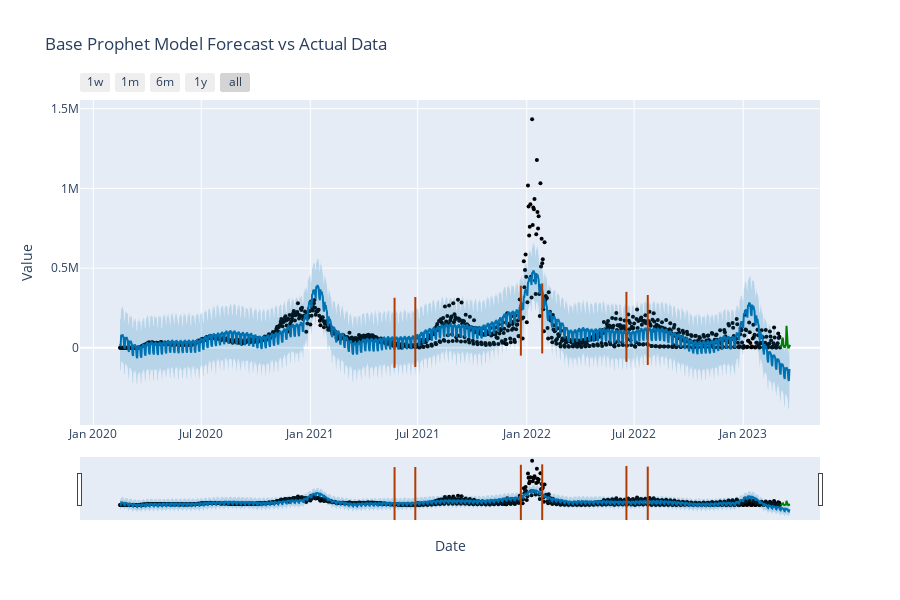

The cell this chart's notebook holds for it:
### Markdown cell above
3. Model Evaluation

3a. Plot In-Sample and Out-Of-Sample Predictions


> In the Future Models all these functions will be combined into one line of code: `prophet_model_eval_pipeline(model, forecast_df=forecast_df, title = title)`

### Code cell
# Generate the Prophet forecast plot
fig = plot_plotly(model, forecast_df, changepoints=True, xlabel='Date', ylabel='Value')

# Add the test actual data points
fig.add_trace(go.Scatter(
    x=y_test.ds, 
    y=y_test.y, 
    mode='lines', 
    name='Actual Data Points', 
    line=dict(color='green')
))

# Add titles and labels
fig.update_layout(
    title=f"{title} Model Forecast vs Actual Data",
    xaxis_title="Date",
    yaxis_title="Value",
    legend_title="Legend"
)

fig.show();

in_sample_eval_holder[f'{title} Model'] = residual_plotter(forecast_df.dropna(subset='y_train'), yhat_col='yhat', original_col='y_train', title=title)
out_of_sample_eval_holder[f'{title} Model'] = residual_plotter(forecast_df, yhat_col='yhat', original_col='y_test', title=title)
plt.legend();
plt.show()

### Figure 1 — Plotly figure (JSON) as saved in the notebook; plotly's stock layout.template omitted (floating-point values rounded to 4 significant figures; data arrays with more than 128 entries replaced by an {"elided": "..."} marker saying what was removed)
{"data": [{"marker": {"color": "black", "size": 4}, "mode": "markers", "name": "Actual", "type": "scatter", "x": {"elided": "1114 str values"}, "y": {"elided": "1114 int values"}}, {"hoverinfo": "skip", "line": {"width": 0}, "mode": "lines", "type": "scatter", "x": {"elided": "1130 str values"}, "y": {"elided": "1130 float values"}}, {"fill": "tonexty", "fillcolor": "rgba(0, 114, 178, 0.2)", "line": {"color": "#0072B2", "width": 2}, "mode": "lines", "name": "Predicted", "type": "scatter", "x": {"elided": "1130 str values"}, "y": {"elided": "1130 float values"}}, {"fill": "tonexty", "fillcolor": "rgba(0, 114, 178, 0.2)", "hoverinfo": "skip", "line": {"width": 0}, "mode": "lines", "type": "scatter", "x": {"elided": "1130 str values"}, "y": {"elided": "1130 float values"}}, {"hoverinfo": "skip", "marker": {"color": "#B23B00", "line": {"width": 2}, "size": 50, "symbol": "line-ns-open"}, "mode": "markers", "type": "scatter", "x": ["2021-05-23T00:00:00", "2021-06-27T00:00:00", "2021-12-22T00:00:00", "2022-01-27T00:00:00", "2022-06-18T00:00:00", "2022-07-24T00:00:00"], "y": [94580.0, 99270.0, 170700.0, 184400.0, 131700.0, 112000.0]}, {"line": {"color": "green"}, "mode": "lines", "name": "Actual Data Points", "type": "scatter", "x": ["2023-03-05T00:00:00", "2023-03-06T00:00:00", "2023-03-07T00:00:00", "2023-03-08T00:00:00", "2023-03-09T00:00:00", "2023-03-10T00:00:00", "2023-03-11T00:00:00", "2023-03-12T00:00:00", "2023-03-13T00:00:00", "2023-03-14T00:00:00", "2023-03-15T00:00:00", "2023-03-16T00:00:00", "2023-03-17T00:00:00", "2023-03-18T00:00:00", "2023-03-19T00:00:00", "2023-03-20T00:00:00", "2023-03-21T00:00:00"], "y": [1567, 14774, 23808, 63372, 55547, 10161, 1489, 1005, 13115, 20174, 137629, 54460, 18756, 1175, 1424, 9787, 18373]}], "layout": {"height": 600, "legend": {"title": {"text": "Legend"}}, "showlegend": false, "title": {"text": "Base Prophet Model Forecast vs Actual Data"}, "width": 900, "xaxis": {"rangeselector": {"buttons": [{"count": 7, "label": "1w", "step": "day", "stepmode": "backward"}, {"count": 1, "label": "1m", "step": "month", "stepmode": "backward"}, {"count": 6, "label": "6m", "step": "month", "stepmode": "backward"}, {"count": 1, "label": "1y", "step": "year", "stepmode": "backward"}, {"step": "all"}]}, "rangeslider": {"visible": true}, "title": {"text": "Date"}, "type": "date"}, "yaxis": {"title": {"text": "Value"}}}}
